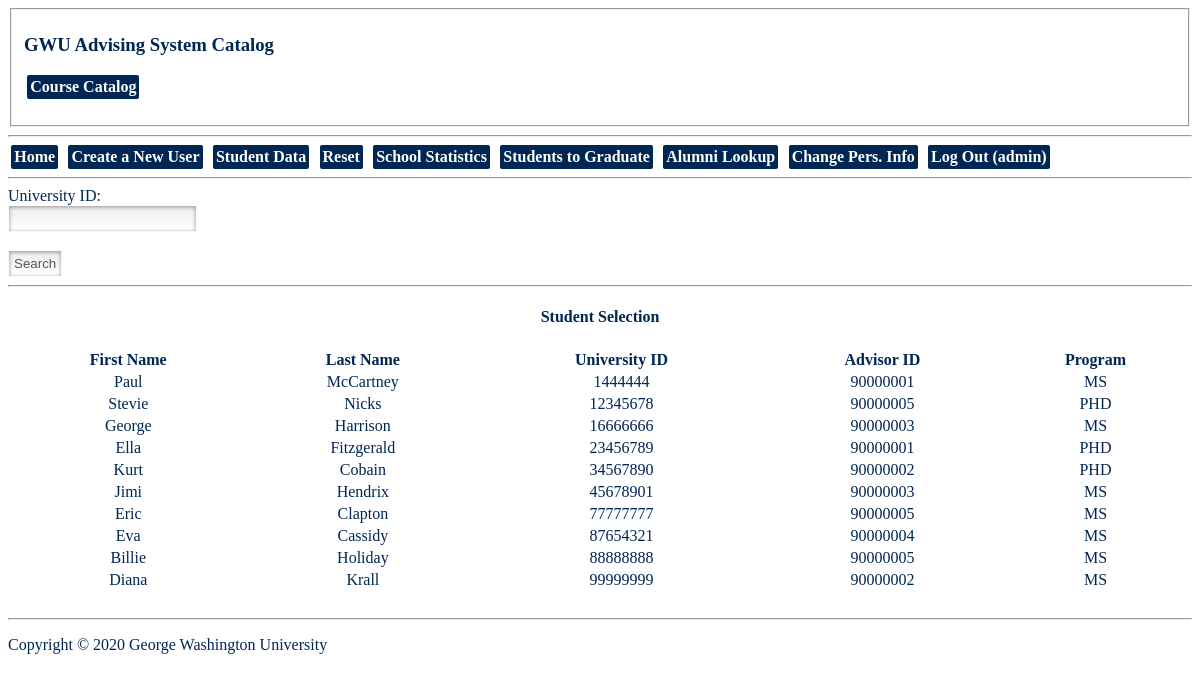
The app's page /studentsel.php (signed in) with its own data.
### tables this page shows
CREATE TABLE student (
  unid        int auto_increment,
  program     varchar(5),
  gpa         double(2,1),
  formid      int,
  advisorid   int,
  applied_to_grad  int,
  yearadmitted year,
  major        varchar(10),
  primary key (unid)
);

CREATE TABLE personalinfo (
  universid int primary key,
  ftname  varchar(20),
  ltname  varchar(20),
  dob     date,
  address varchar(50),
  cell    bigint
);

### studentsel.php (the view, shortened to what this page needs)
<?php
	require_once('header.php');
  require_once('navmenu.php');
 	$dbc = mysqli_connect(DB_HOST, DB_USER, DB_PASSWORD, DB_NAME);
  echo '<form action="" method="post">';
  echo  '<label for="univID">University ID:</label><br>';
  echo  '<input type="text" id="univID" name="univID"><br>';
  echo  '<input type="submit" name="Search" value="Search">';
  echo	'</form>';
  echo '<hr />';
  if(isset($_POST["Search"])){
    if((strcmp($_SESSION['uType'], 'advisor') == 0)){
      $input = $_POST['univID'];
      $query = "select * from student, personalinfo WHERE unid = '$input' and universid = advisorid and advisorid = '$_SESSION[uID]' and (NOT applied_to_grad = 3)";
      $result = mysqli_query($dbc, $query);
      if(mysqli_num_rows($result) > 0){
        echo '<center><h4>Student Found</h4></center><div class="advbasicdata">';
        echo '<table style="width:100%">';
        echo '<tr><th>University ID</th><th>Advisor</th><th>GPA</th><th>Program</th><th>Major</th><th>Applied to Grad?</th></tr>';
        while($row = $result->fetch_assoc()){
          echo "<tr><td><center>" . $row["unid"]. "</center></td><td><center>" . $row["ftname"] . " " . $row["ltname"] ."</center></td><td><center>" . $row["gpa"]. "</center></td><td><center>" . $row["program"]. "</center></td><td><center>" . $row["major"] . "</center></td>";
          if($row["applied_to_grad"] == 0){
            echo "<td><center>No</center></td></tr>";
          }
          else{
            echo "<td><center>Yes</center></td></tr>";
          }
        }
        echo '</table></div>';
        echo '<hr />';
        $query = "select crseid, title, semester, yeartaken, grade, chours from transcript, course where courseid = crseid and univerid = '$_POST[univID]'";
        $result = mysqli_query($dbc, $query);
        echo '<center><h4>Transcript</h4></center><div class="transcript">';
        if ($result->num_rows > 0){
          echo '<table style="width:100%">';
          echo '<tr><th>Year</th><th>Semester</th><th>Course ID</th><th>Title</th><th>Grade</th><th>Credits</th></tr>';
          while($row = $result->fetch_assoc()){
              echo "<tr><td><center>" . $row["yeartaken"]. "</center></td><td><center>" . $row["semester"]. "</center></td><td><center>" . $row["crseid"]. "</center></td><td><center>" . $row["title"]. "</center></td><td><center>" . $row["grade"]. "</center></td><td><center>" . $row["chours"]. "</center></td></tr>";
          }
          echo '</table></div>';
          echo '<hr />';
          $query = "select * from formone, course where universityid = '$_POST[univID]' and cid = courseid";
          $result = mysqli_query($dbc, $query);
          echo '<center><h4>Form One Data</h4></center><div class="formdata">';
          if ($result->num_rows > 0){
            echo '<table style="width:100%">';
            echo '<tr><th>Course ID</th><th>Title</th><th>Credits</th></tr>';
            while($row = $result->fetch_assoc()){
                echo "<tr><td><center>" . $row["courseid"]. "</center></td><td><center>" . $row["title"]. "</center></td><td><center>" . $row["credits"]. "</center></td></tr>";
            }
            echo '</table></div>';
            $query = "select * from formone where universityid = '$_POST[univID]' and cid = 'APPROVED'";
            $result = mysqli_query($dbc, $query);
            if ($result->num_rows <= 0){
              echo  '<form action="" method="post">';
              echo  '<button type="submit" name="acceptform1" value="'.$_POST["univID"].'">Accept Form 1</button>';
              echo	'</form>';
            }
            $query = "select program, applied_to_grad from student where unid = '$_POST[univID]'";
            $result = mysqli_query($dbc, $query);
            if($result->num_rows > 0){
              $row = $result->fetch_assoc();
              if(strcmp($row["program"], 'PHD') == 0 && $row["applied_to_grad"] == 1){
                echo  '<form action="" method="post">';
                echo  '<button type="submit" name="acceptthesis" value="'.$_POST["univID"].'">Accept Thesis</button>';
                echo	'</form>';
              }
            }
          }else{
            echo "<center>No Form Data Found</center>";
          }
        }else{
          echo "<center>No Results Found</center>";
        }
      }else{
        echo '<center>Student Not Found</center>';
      }
    }else{
      $input = $_POST['univID'];
      $query = "select * from student, personalinfo WHERE unid = '$input' and (NOT applied_to_grad = 3) and universid = advisorid";
      $result = mysqli_query($dbc, $query);
      if(mysqli_num_rows($result) > 0){
        echo '<center><h4>Student Found</h4></center><div class="basicdata">';
        echo '<br><form action="" method="post">';
        echo  '<label for="assignAdvi">Assign Student an Advisor by ID</label><br>';
        echo  '<input type="text" id="assignAdvi" name="assignAdvi"><br>';
        echo  '<input type="hidden" id="assignstuID" name="assignstuID" value ="'.$_POST['univID'].'">';
        echo  '<input type="submit" name="Assign" value="Assign">';
        echo	'</form><br>';
        echo '<table style="width:100%">';
        echo '<tr><th>University ID</th><th>Advisor ID</th><th>GPA</th><th>Program</th><th>Major</th><th>Applied to Grad?</th></tr>';
        while($row = $result->fetch_assoc()){
          echo "<tr><td><center>" . $row["unid"]. "</center></td><td><center>" . $row["ftname"] . " " . $row["ltname"] . "</center></td><td><center>" . $row["gpa"]. "</center></td><td><center>" . $row["program"]. "<center></td><td><center>" . $row["major"] . "</center></td>";
          $stuID = $row["unid"];
          if($row["applied_to_grad"] == 0){
            echo "<td><center>No</center></td></tr>";
          }
          else{
            echo "<td><center>Yes</center></td></tr>";
          }
        }
        echo '</table></div>';
        echo '<hr />';
        $query = "select crseid, title, semester, yeartaken, grade, chours from transcript, course where courseid = crseid and univerid = '$_POST[univID]'";
        $result = mysqli_query($dbc, $query);
        echo '<center><h4>Transcript</h4></center><div class="transcript">';
        if ($result->num_rows > 0){
          echo '<table style="width:100%">';
          echo '<tr><th>Year</th><th>Semester</th><th>Course ID</th><th>Title</th><th>Grade</th><th>Credits</th></tr>';
          while($row = $result->fetch_assoc()){
              echo "<tr><td><center>" . $row["yeartaken"]. "</center></td><td><center>" . $row["semester"]. "</center></td><td><center>" . $row["crseid"]. "</center></td><td><center>" . $row["title"]. "</center></td><td><center>" . $row["grade"]. "</center></td><td><center>" . $row["chours"]. "</center></td></tr>";
          }
          echo '</table></div>';
          echo '<hr />';
          $query = "select * from formone, course where universityid = '$_POST[univID]' and cid = courseid";
          $result = mysqli_query($dbc, $query);
          echo '<center><h4>Form One Data</h4></center><div class="formdata">';
          if ($result->num_rows > 0){
            echo '<table style="width:100%">';
            echo '<tr><th>Course ID</th><th>Title</th><th>Credits</th></tr>';
            while($row = $result->fetch_assoc()){
                echo "<tr><td><center>" . $row["courseid"]. "</center></td><td><center>" . $row["title"]. "</center></td><td><center>" . $row["credits"]. "</center></td></tr>";
            }
            echo '</table></div>';
            $query = "select * from formone where universityid = '$_POST[univID]' and cid = 'APPROVED'";
            $result = mysqli_query($dbc, $query);
            if ($result->num_rows <= 0){
              echo  '<form action="" method="post">';
              echo  '<button type="submit" name="acceptform1" value="'.$_POST["univID"].'">Accept Form 1</button>';
              echo	'</form>';
            }
            $query = "select program, applied_to_grad from student where unid = '$_POST[univID]'";
            $result = mysqli_query($dbc, $query);
            if($result->num_rows > 0){
              $row = $result->fetch_assoc();
              if($row["applied_to_grad"] == 2){
                echo  '<form action="" method="post">';
                echo  '<button type="submit" name="cleargrad" value="'.$_POST["univID"].'">Clear For Graduation</button>';
                echo	'</form>';
              }
              if(strcmp($_SESSION['uType'], 'admin') == 0){
                $query = "select program, applied_to_grad from student where unid = '$_POST[univID]'";
                $result = mysqli_query($dbc, $query);
                if($result->num_rows > 0){
                  $row = $result->fetch_assoc();
                  if(strcmp($row["program"], 'PHD') == 0 && $row["applied_to_grad"] == 1){
                    echo  '<form action="" method="post">';
                    echo  '<button type="submit" name="acceptthesis" value="'.$_POST["univID"].'">Accept Thesis</button>';
                    echo	'</form>';
                  }
                }
              }
            }
          }else{
            echo "<center>No Form Data Found</center>";
          }
        }else{
          echo "<center>No Results Found</center>";
        }
      }else{
        echo '<center>Student Not Found</center>';
      }
    }
  }
  else{
    if((strcmp($_SESSION['uType'], 'gs') == 0 || strcmp($_SESSION['uType'], 'admin') == 0)){
      echo '<center><h4>Student Selection</h4></center><div class="stuData">';
   	  $query = "select * from student, personalinfo where universid = unid and (NOT applied_to_grad = 3)";
      $result= mysqli_query($dbc, $query);
      if ($result->num_rows > 0){
        echo '<table style="width:100%">';
        echo '<tr><th>First Name</th><th>Last Name</th><th>University ID</th><th>Advisor ID</th><th>Program</th></tr>';
        while($row = $result->fetch_assoc()){
          echo "<tr><td><center>" . $row["ftname"]. "</center></td><td><center>" . $row["ltname"]. "</center></td><td><center>" . $row["unid"]. "</center></td><td><center>" . $row["advisorid"]. "</center></td><td><center>" . $row["program"]. "</center></td></tr>";
        }
        echo '</table></div><br>';
      }
      else{
        echo "0 results";
      }
    }
  }
  require_once('footer.php');
?>

### style.css (style rules this page uses)
body { background-color: white; color: #002654; }
h1,h2,h3,h4,p { color: #002654; }
input { display: block; border: 1px solid rgba(255,255,255,0.6); background: linear-gradient(#eee, #fff); transition: all 0.3s ease-out; box-shadow: inset 0 1px 4px rgba(0,0,0,0.4); padding: 5px; color: #555; }

### records on screen
student: personalinfo.ftname "Paul", personalinfo.ltname "McCartney", unid "1444444", advisorid "90000001", program "MS"
student: personalinfo.ftname "Stevie", personalinfo.ltname "Nicks", unid "12345678", advisorid "90000005", program "PHD"
student: personalinfo.ftname "George", personalinfo.ltname "Harrison", unid "16666666", advisorid "90000003", program "MS"
student: personalinfo.ftname "Ella", personalinfo.ltname "Fitzgerald", unid "23456789", advisorid "90000001", program "PHD"
student: personalinfo.ftname "Kurt", personalinfo.ltname "Cobain", unid "34567890", advisorid "90000002", program "PHD"
student: personalinfo.ftname "Jimi", personalinfo.ltname "Hendrix", unid "45678901", advisorid "90000003", program "MS"
student: personalinfo.ftname "Eric", personalinfo.ltname "Clapton", unid "77777777", advisorid "90000005", program "MS"
student: personalinfo.ftname "Eva", personalinfo.ltname "Cassidy", unid "87654321", advisorid "90000004", program "MS"
student: personalinfo.ftname "Billie", personalinfo.ltname "Holiday", unid "88888888", advisorid "90000005", program "MS"
student: personalinfo.ftname "Diana", personalinfo.ltname "Krall", unid "99999999", advisorid "90000002", program "MS"

### other values on screen
$page_title "GWU Advising System Catalog"
$_SESSION['uType'] "admin"
